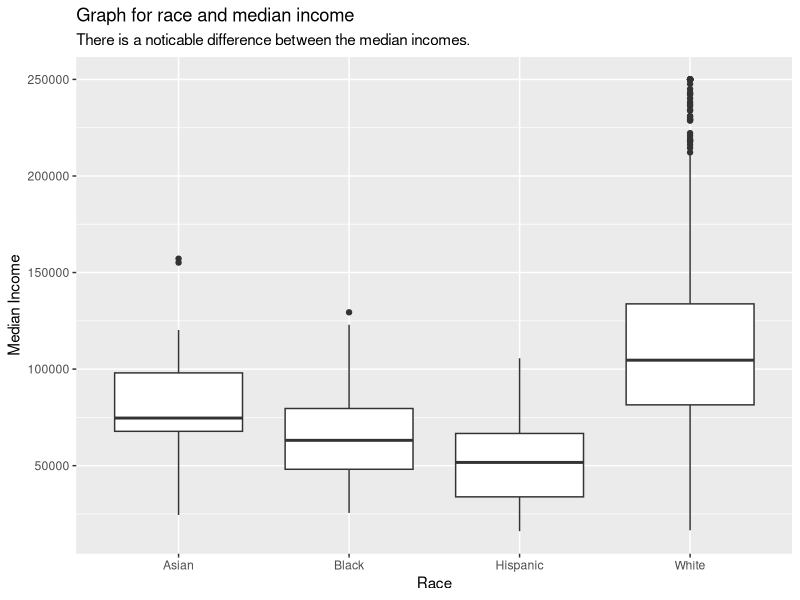

This chart was generated by the following R code:
## ---- chunk 1
#| message: false
#| warning: false 

library(tidyverse)

x <- read_csv("mass-tracts.csv", show_col_types = FALSE)

x |> ggplot(aes(y = med_income, x = race)) + geom_boxplot() +
  labs(title = "Graph for race and median income", subtitle = "There is a noticable difference between the median incomes.", x = "Race", y = "Median Income")

